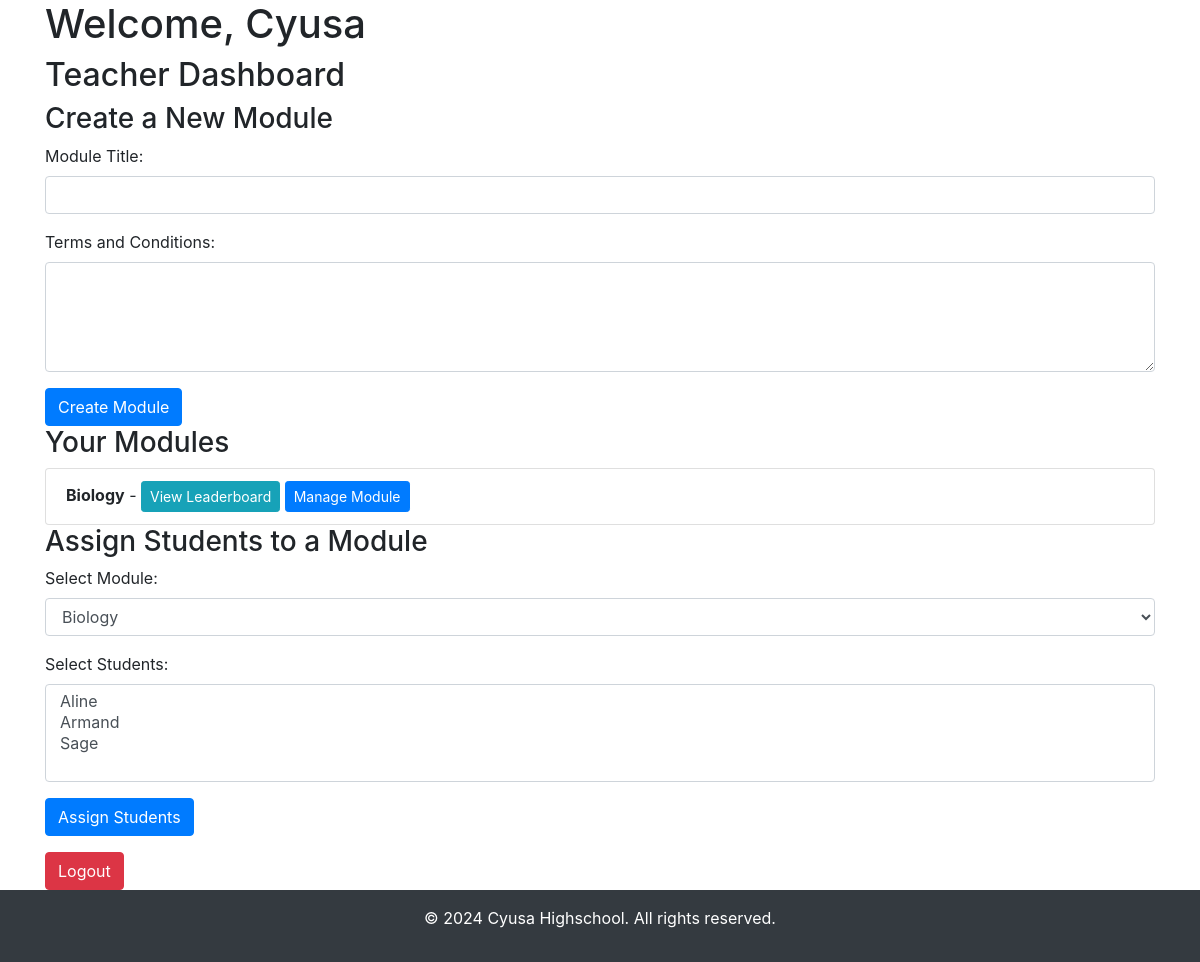
The page /teacher_dashboard (signed in) on the database as committed earlier.
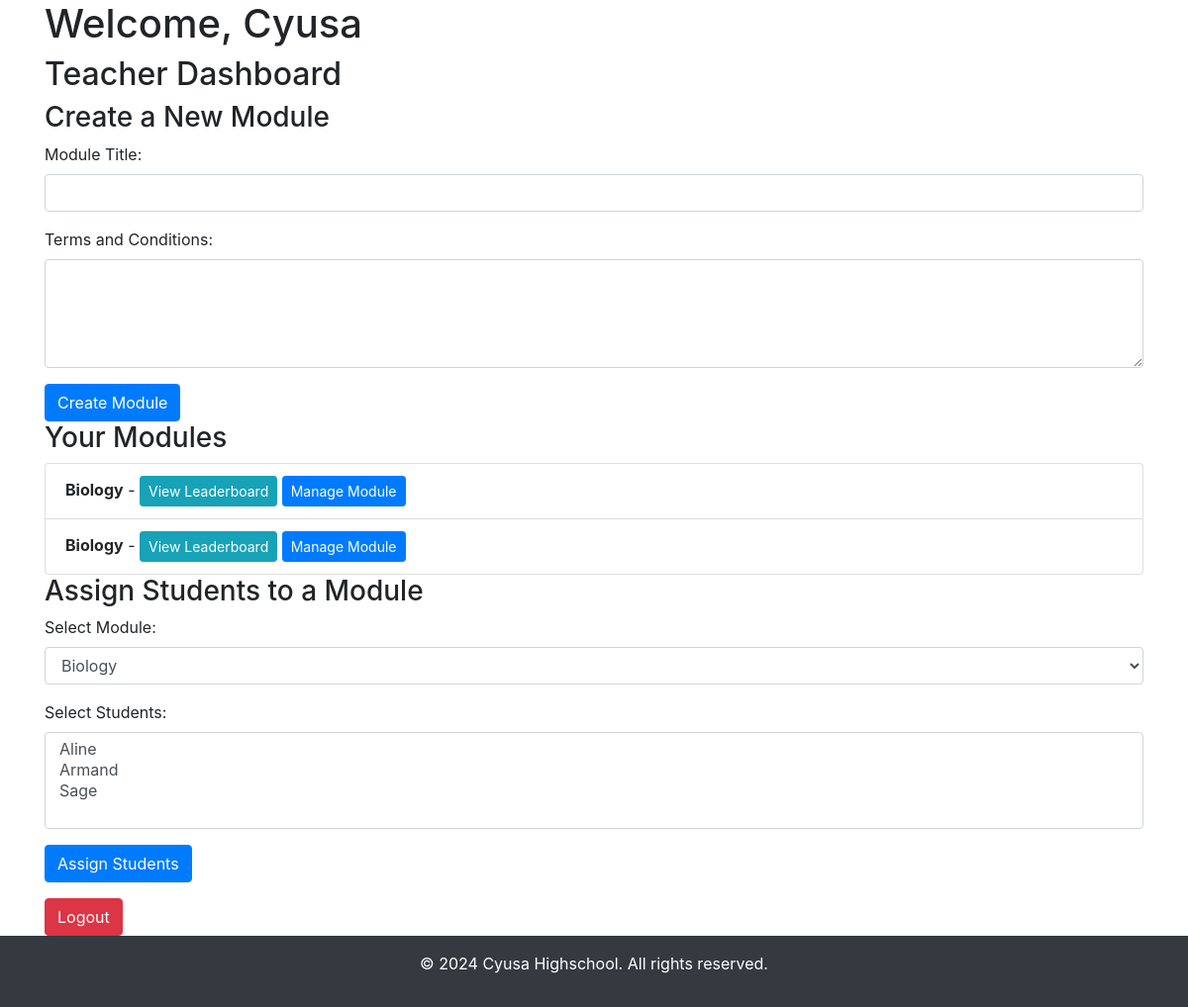
The same page on the database as committed later.
### app.py (models this page shows, shortened)
class User(db.Model, UserMixin):
    id = db.Column(db.Integer, primary_key=True)
    username = db.Column(db.String(80), unique=True, nullable=False)
    password = db.Column(db.String(200), nullable=False)
    role = db.Column(db.String(20), nullable=False)  # 'teacher' or 'student'
    modules = db.relationship('Module', secondary=student_module, backref='students')
    @property
    def is_authenticated(self):
        return True

class Module(db.Model):
    id = db.Column(db.Integer, primary_key=True)
    title = db.Column(db.String(100), nullable=False)
    terms_conditions = db.Column(db.Text, nullable=False)
    quizzes = db.relationship('Quiz', backref='module', lazy=True)

### app.py (the view)
@app.route('/teacher_dashboard')
@login_required
def teacher_dashboard():
    if current_user.role != 'teacher':
        flash('Access denied!')
        return redirect(url_for('login'))
    modules = Module.query.all()  # or filter to teacher-specific modules if needed
    students = User.query.filter_by(role='student').all()
    return render_template('teacher_dashboard.html', modules=modules, students=students)

### app.py (called while the page is built)
@login_manager.user_loader
def load_user(user_id):
    return User.query.get(int(user_id))

### templates/teacher_dashboard.html (shortened to what this page needs)
<!DOCTYPE html>
<html lang="en">
<head>
    <link rel="stylesheet" href="https://stackpath.bootstrapcdn.com/bootstrap/4.5.2/css/bootstrap.min.css">
</head>
<body>
    <div class="container">
        <h1>Welcome, {{ current_user.username }}</h1>
        <h2>Teacher Dashboard</h2>
        <h3>Create a New Module</h3>
        <form action="/teacher/add-module" method="POST">
            <div class="form-group">
                <label for="module_title">Module Title:</label>
                <input type="text" class="form-control" id="module_title" name="module_title" required>
            </div>
            <div class="form-group">
                <label for="terms_conditions">Terms and Conditions:</label>
                <textarea class="form-control" id="terms_conditions" name="terms_conditions" rows="4" required></textarea>
            </div>
            <button type="submit" class="btn btn-primary">Create Module</button>
        </form>
<h3>Your Modules</h3>
<ul class="list-group">
    {% if modules %}
        {% for module in modules %}
            <li class="list-group-item">
                <strong>{{ module.title }}</strong> -
                <a href="/teacher/module/{{ module.id }}/leaderboard" class="btn btn-info btn-sm">View Leaderboard</a>
                <a href="/teacher/module/{{ module.id }}" class="btn btn-primary btn-sm">Manage Module</a>
            </li>
        {% endfor %}
    {% else %}
        <li class="list-group-item">No modules available.</li>
    {% endif %}
</ul>
<h3>Assign Students to a Module</h3>
<form action="/teacher/assign-students" method="POST">
    <div class="form-group">
        <label for="module_id">Select Module:</label>
        <select class="form-control" id="module_id" name="module_id" required>
            {% if modules %}
                {% for module in modules %}
                    <option value="{{ module.id }}">{{ module.title }}</option>
                {% endfor %}
            {% else %}
                <option disabled>No modules available</option>
            {% endif %}
        </select>
    </div>
    <div class="form-group">
        <label for="students">Select Students:</label>
        <select multiple class="form-control" id="students" name="students" required>
            {% if students %}
                {% for student in students %}
                    <option value="{{ student.id }}">{{ student.username }}</option>
                {% endfor %}
            {% else %}
                <option disabled>No students available</option>
            {% endif %}
        </select>
    </div>
    <button type="submit" class="btn btn-primary">Assign Students</button>
</form>
        <a href="/logout" class="btn btn-danger mt-3">Logout</a>
    </div>
 <footer class="bg-dark text-white text-center py-3">
    <p>© 2024 Cyusa Highschool. All rights reserved.</p>
</footer>
</body>
</html>

Rows that differ between the two databases and show on the page:
added Module: title "Biology"
